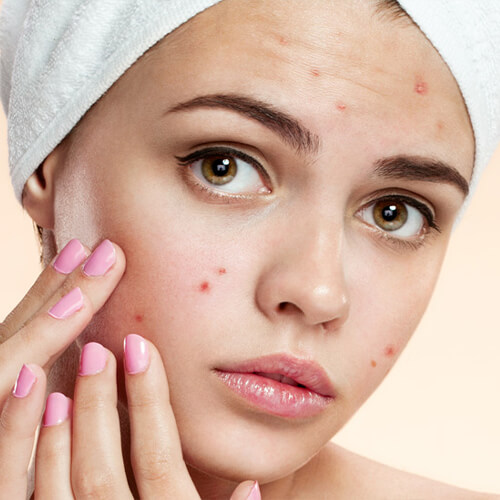
#> input picture odev/akne3.jpg, 500 x 500 px
$ python -i puruzler.py   (imports and definitions only)   (older library calls are emulated)
#> lines starting #> are read from the running program, lines starting #| are printed output that depends on the picture; after the words box and inside, x2 and y2 are one past the last pixel; in counts of white or black regions, pixels touching at a corner belong together
#> further down, picture is the input picture: shape (500, 500, 3); mean B, G, R 161.8, 178, 212
import cv2
import numpy as np

# [6 lines left out: function detect_faces, not called in this run]

def segment_skin(frame):
    """
    HSV renk uzayında cilt tonlarını maskelemek için kullanılır.
    Daha hassas cilt segmentasyonu için YCrCb renk uzayı da kullanılabilir.
    """
    hsv = cv2.cvtColor(frame, cv2.COLOR_BGR2HSV)
#> hsv: shape (500, 500, 3); mean H, S, V 23.6, 67.9, 212.5
    # Cilt tonlarını kapsayan HSV aralığı (gerekirse ayarlanabilir)
    lower_hsv = np.array([0, 48, 80], dtype=np.uint8)
    upper_hsv = np.array([20, 255, 255], dtype=np.uint8)
    skin_mask = cv2.inRange(hsv, lower_hsv, upper_hsv)
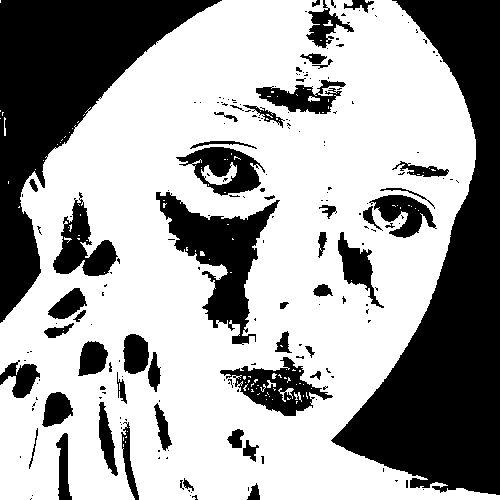
#> skin_mask: shape (500, 500); 64% white; 200 black regions (147 under 20 px), largest, box (x1, y1, x2, y2) and area: (331, 0, 500, 495) 36299, (0, 0, 222, 323) 24343, (156, 192, 280, 345) 6814

    # YCrCb renk uzayı ile ek cilt segmentasyonu
    ycrcb = cv2.cvtColor(frame, cv2.COLOR_BGR2YCrCb)
#> ycrcb: shape (500, 500, 3); mean of channels 0, 1, 2 186.3, 146.3, 114.2
    lower_ycrcb = np.array([0, 133, 77], dtype=np.uint8)
    upper_ycrcb = np.array([255, 173, 127], dtype=np.uint8)
    skin_mask_ycrcb = cv2.inRange(ycrcb, lower_ycrcb, upper_ycrcb)
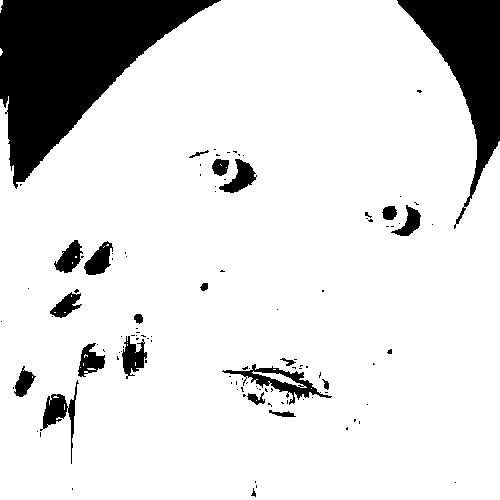
#> skin_mask_ycrcb: shape (500, 500); 86.2% white; 113 black regions (91 under 20 px), largest, box (x1, y1, x2, y2) and area: (0, 0, 221, 189) 19220, (397, 0, 500, 229) 8302, (222, 364, 332, 405) 1109

    # İki maske arasında AND işlemi uygulayarak daha hassas bir maske elde ederiz
    skin_mask = cv2.bitwise_and(skin_mask, skin_mask_ycrcb)
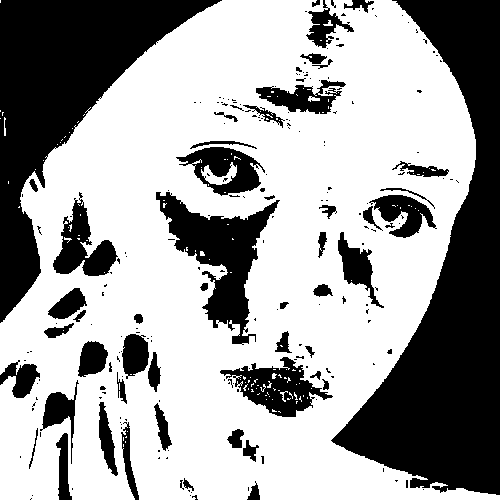
#> skin_mask: shape (500, 500); 63.7% white; 221 black regions (165 under 20 px), largest, box (x1, y1, x2, y2) and area: (331, 0, 500, 495) 36299, (0, 0, 222, 323) 24343, (156, 192, 280, 345) 6814

    # Gürültüyü azaltmak için morfolojik işlemler
    kernel = cv2.getStructuringElement(cv2.MORPH_ELLIPSE, (3, 3))
    skin_mask = cv2.erode(skin_mask, kernel, iterations=2)
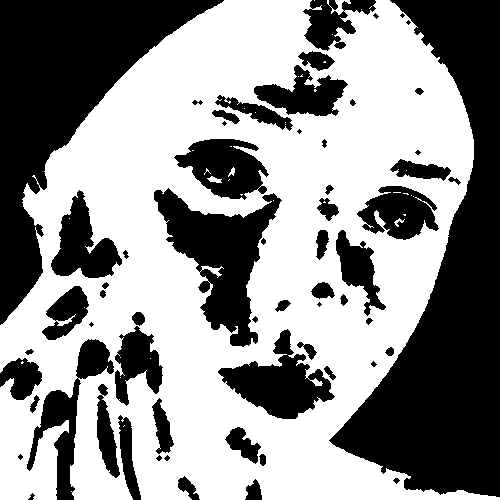
#> skin_mask: shape (500, 500); 56.6% white; 62 black regions (9 under 20 px), largest, box (x1, y1, x2, y2) and area: (329, 0, 500, 497) 37875, (0, 0, 224, 325) 25443, (154, 188, 282, 347) 8576
    skin_mask = cv2.dilate(skin_mask, kernel, iterations=2)
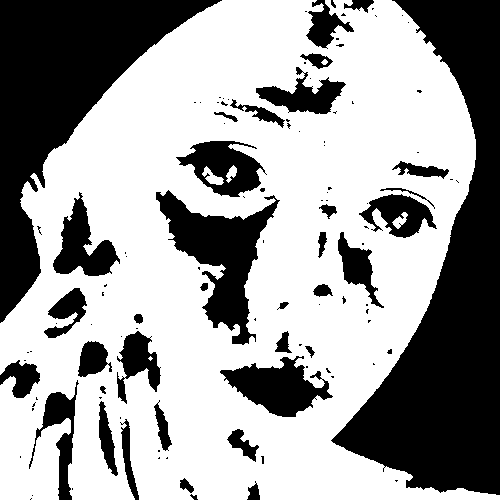
#> skin_mask: shape (500, 500); 62.4% white; 116 black regions (78 under 20 px), largest, box (x1, y1, x2, y2) and area: (331, 0, 500, 495) 36536, (0, 0, 222, 323) 24547, (156, 190, 280, 345) 7199
    skin_mask = cv2.GaussianBlur(skin_mask, (3, 3), 0)
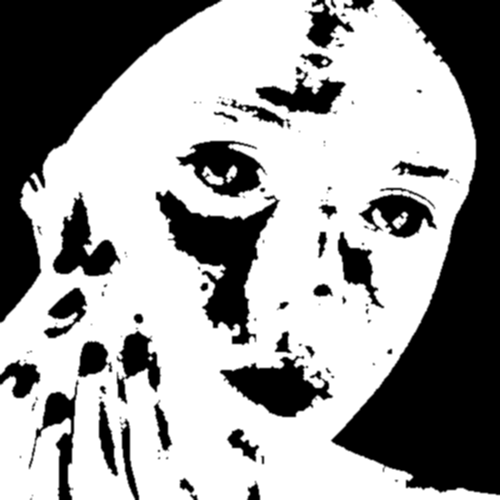
#> skin_mask: shape (500, 500); min 0, max 255, mean 159.1

    return skin_mask

# [106 lines left out: functions enhance_contrast, detect_skin_roughness, process_frame, main, not called in this run]

# [2 lines not run here, left out]

>>> import cv2
>>> picture = cv2.imread('akne3.jpg')
>>> result = segment_skin(picture)

$ run again, on odev/akne1.png
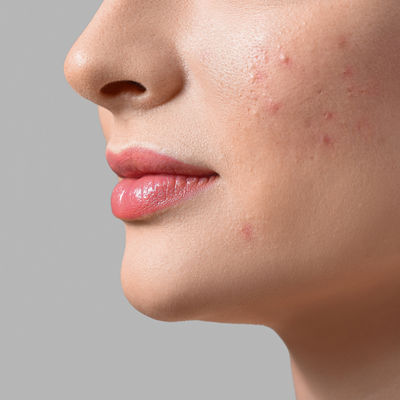
#> input picture odev/akne1.png, 400 x 400 px
#> picture is the input picture: shape (400, 400, 3); mean B, G, R 140.1, 152.5, 184.3
#> hsv: shape (400, 400, 3); mean H, S, V 21.4, 65, 184.5
#> in segment_skin, `skin_mask = cv2.inRange(hsv, lower_hsv, upper_hsv)`:
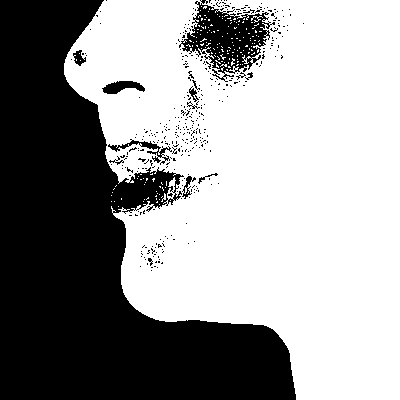
#> skin_mask: shape (400, 400); 60.3% white; 380 black regions (366 under 20 px), largest, box (x1, y1, x2, y2) and area: (0, 0, 296, 400) 57994, (179, 0, 275, 82) 3443, (108, 139, 172, 165) 354
#> ycrcb: shape (400, 400, 3); mean of channels 0, 1, 2 160.6, 145, 116.4
#> skin_mask_ycrcb: shape (400, 400); 63.2% white; 25 black regions (23 under 20 px), largest, box (x1, y1, x2, y2) and area: (0, 0, 296, 400) 58766, (188, 178, 199, 191) 47
#> in segment_skin, `skin_mask = cv2.GaussianBlur(skin_mask, (3, 3), 0)`:
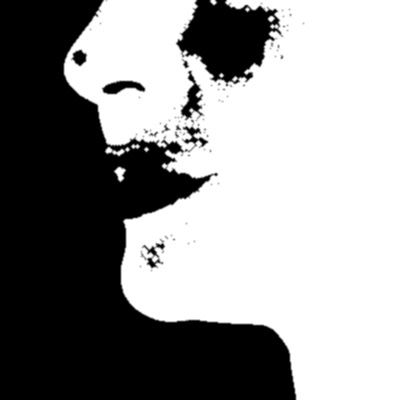
#> skin_mask: shape (400, 400); min 0, max 255, mean 146.8
